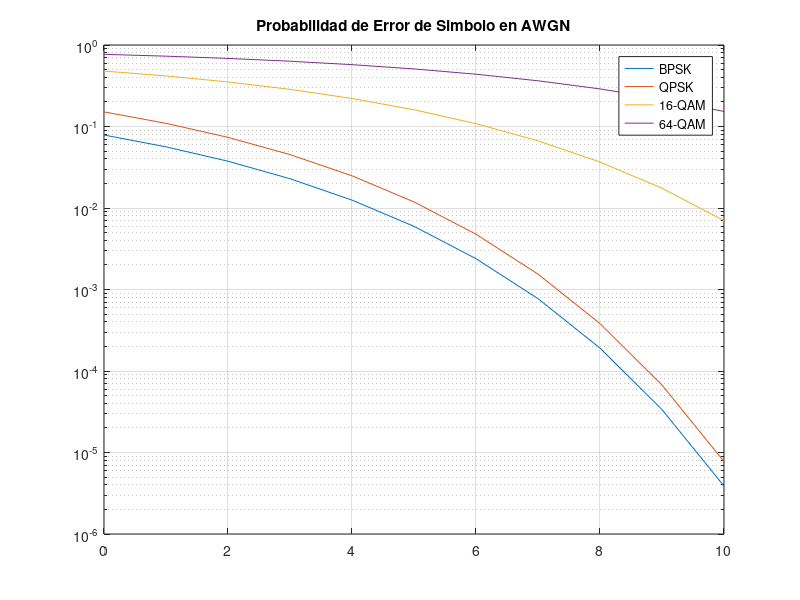
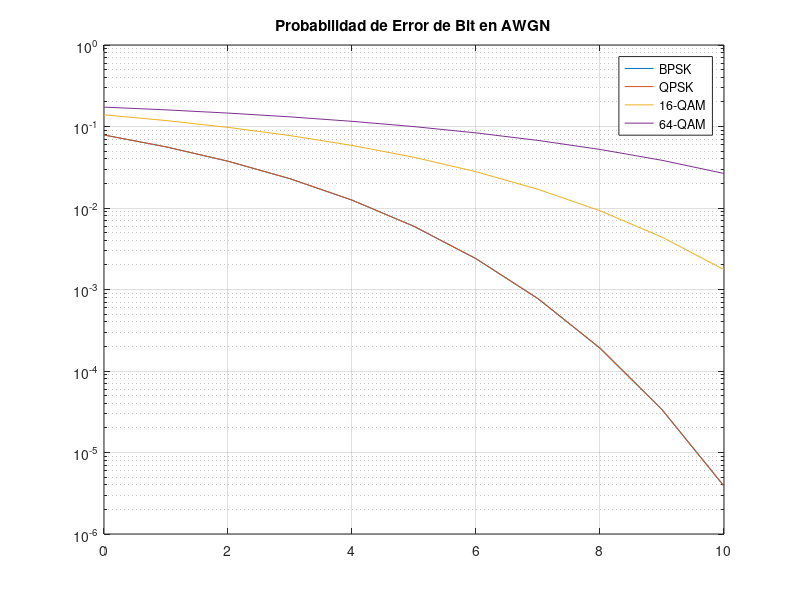

Write MATLAB code to recreate these figures, in order.
clear;
%% Curvas teoricas
EbNo_vecdB = 0:10;
EbNo_vec = 10.^(EbNo_vecdB/10);

% BPSK
BERbpsk = qfunc(sqrt(2*EbNo_vec));
SERbpsk = BERbpsk;

% QPSK
M = 4;
EsNo_vecdB = EbNo_vecdB + 10*log10(log2(M));
EsNo_vec = 10.^(EsNo_vecdB/10);
k = sqrt(1/((2/3)*(M-1)));
SERqpsk = 2*(1-1/sqrt(M))*erfc(k*sqrt(EsNo_vec))-(1-2/sqrt(M)+1/M)*(erfc(k*sqrt(EsNo_vec))).^2;
BERqpsk = qfunc(sqrt(2*EbNo_vec));

% 16-QAM
M = 16;
EsNo_vecdB = EbNo_vecdB + 10*log10(log2(M));
EsNo_vec = 10.^(EsNo_vecdB/10);
k = sqrt(1/((2/3)*(M-1)));
SER16qam = 2*(1-1/sqrt(M))*erfc(k*sqrt(EsNo_vec))-(1-2/sqrt(M)+1/M)*(erfc(k*sqrt(EsNo_vec))).^2;
BER16qam = (4*(sqrt(M)-1)/(sqrt(M)*log2(M)))*qfunc(sqrt(3*EbNo_vec*log2(M)/(M-1)));

% 64-QAM
M = 64;
EsNo_vecdB = EbNo_vecdB + 10*log10(log2(M));
EsNo_vec = 10.^(EsNo_vecdB/10);
k = sqrt(1/((2/3)*(M-1)));
SER64qam = 2*(1-1/sqrt(M))*erfc(k*sqrt(EsNo_vec))-(1-2/sqrt(M)+1/M)*(erfc(k*sqrt(EsNo_vec))).^2;
BER64qam = (4*(sqrt(M)-1)/(sqrt(M)*log2(M)))*qfunc(sqrt(3*EbNo_vec*log2(M)/(M-1)));

%%
figure
semilogy(EbNo_vecdB,SERbpsk,EbNo_vecdB,SERqpsk,EbNo_vecdB,SER16qam,EbNo_vecdB,SER64qam);
legend('BPSK','QPSK','16-QAM','64-QAM')
title('Probabilidad de Error de Simbolo en AWGN')
grid on
figure
semilogy(EbNo_vecdB,BERbpsk,EbNo_vecdB,BERqpsk,EbNo_vecdB,BER16qam,EbNo_vecdB,BER64qam);
legend('BPSK','QPSK','16-QAM','64-QAM')
title('Probabilidad de Error de Bit en AWGN')
grid on
